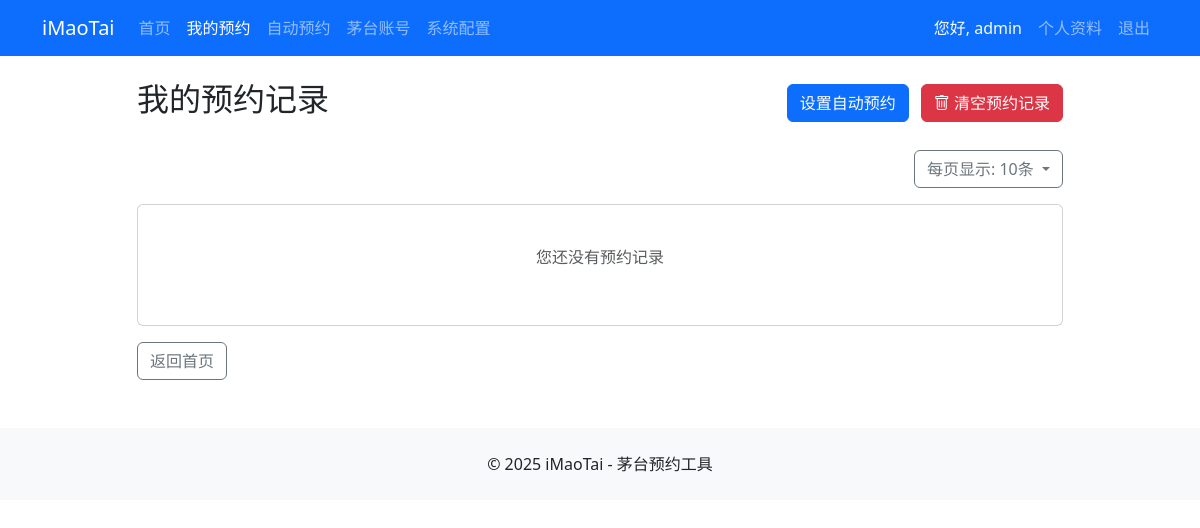
Before: /reservations (signed in) with the older database file.
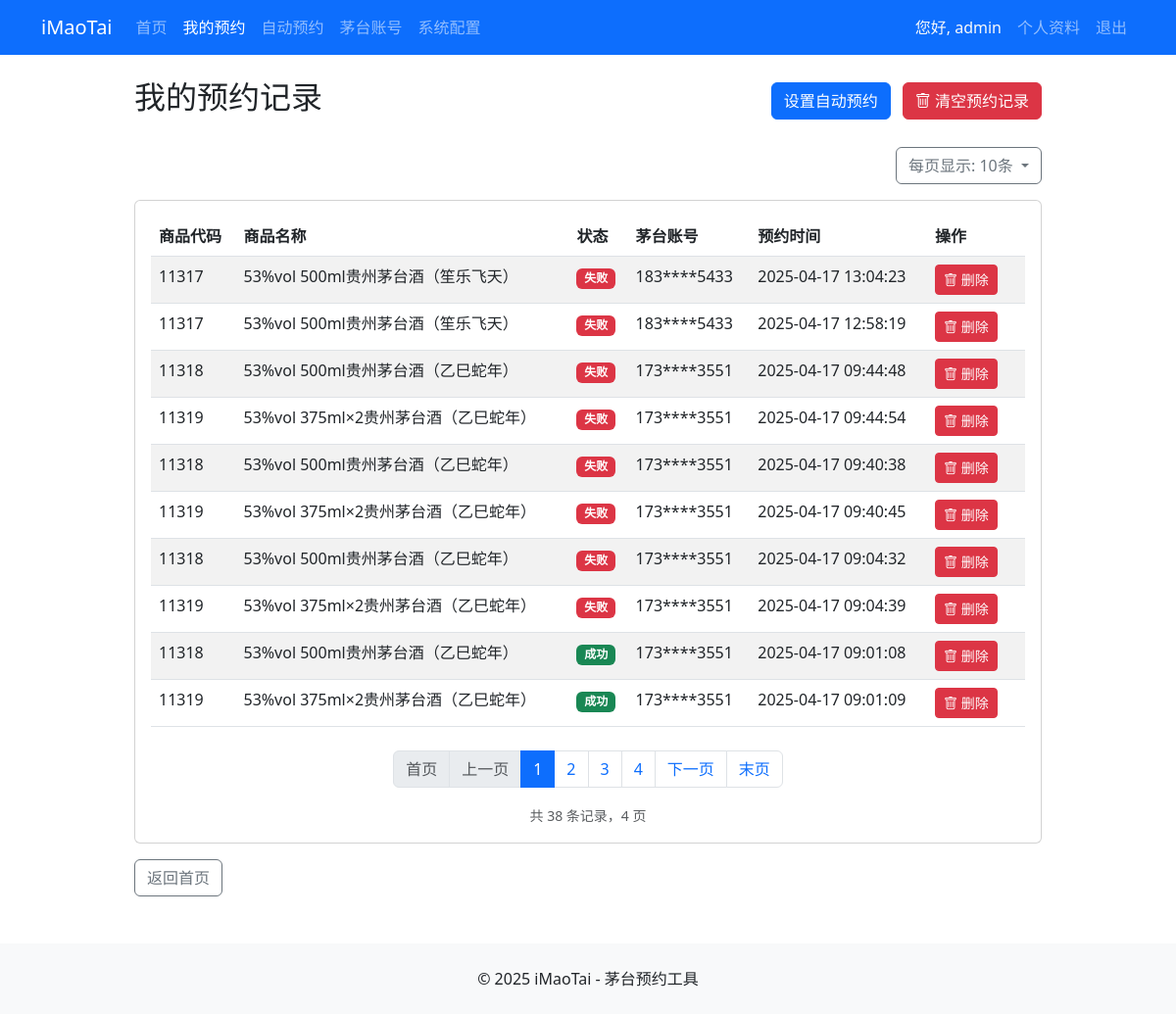
After: the same page with the newer database file.
### app.py (models this page shows)
class Reservation(db.Model):
    id = db.Column(db.Integer, primary_key=True)
    user_id = db.Column(db.Integer, db.ForeignKey('user.id'), nullable=False)
    item_code = db.Column(db.String(20), nullable=False)
    status = db.Column(db.String(20), nullable=False)
    create_time = db.Column(db.DateTime, default=datetime.datetime.now)
    reserve_time = db.Column(db.DateTime, nullable=True)
    mt_account_id = db.Column(db.Integer, db.ForeignKey('maotai_account.id'), nullable=True)
    mt_account = db.relationship('MaotaiAccount', backref='reservations', lazy=True)

class MaotaiAccount(db.Model):
    id = db.Column(db.Integer, primary_key=True)
    user_id = db.Column(db.Integer, db.ForeignKey('user.id'), nullable=False)
    mobile = db.Column(db.String(128), nullable=False)  # 加密后的手机号
    hidemobile = db.Column(db.String(20), nullable=False)  # 部分隐藏的手机号，用于显示
    province = db.Column(db.String(20), nullable=False)
    city = db.Column(db.String(20), nullable=False)
    lat = db.Column(db.String(20), nullable=False)
    lng = db.Column(db.String(20), nullable=False)
    token = db.Column(db.String(128), nullable=False)
    userid = db.Column(db.String(128), nullable=False)  # 加密后的userid
    enddate = db.Column(db.String(20), nullable=False)
    create_time = db.Column(db.DateTime, default=datetime.datetime.now)
    last_use = db.Column(db.DateTime, nullable=True)
    is_active = db.Column(db.Boolean, default=True)

### app.py (the view)
@app.route('/reservations')
@login_required
def reservations():
    page = request.args.get('page', 1, type=int)
    per_page = request.args.get('per_page', 10, type=int)
    if per_page not in [10, 20, 50, 100]:
        per_page = 10
    pagination = Reservation.query.filter_by(user_id=current_user.id).join(
        MaotaiAccount, Reservation.mt_account_id == MaotaiAccount.id, isouter=True
    ).order_by(
        Reservation.create_time.desc()
    ).paginate(page=page, per_page=per_page, error_out=False)
    user_reservations = pagination.items
    return render_template('reservations.html',
                        reservations=user_reservations,
                        pagination=pagination,
                        per_page=per_page)

### app.py (called while the page is built)
@login_manager.user_loader
def load_user(user_id):
    return User.query.get(int(user_id))

@app.context_processor
def inject_config():
    return dict(config=config)

### templates/reservations.html (shortened to what the changed rows need)
<!DOCTYPE html>
<html lang="zh-CN">
<head>
    <link rel="stylesheet" href="https://cdn.jsdelivr.net/npm/bootstrap@5.3.0/dist/css/bootstrap.min.css">
    <link rel="stylesheet" href="https://cdn.jsdelivr.net/npm/bootstrap-icons@1.10.0/font/bootstrap-icons.css">
</head>
<body>
    <div class="container mt-4">
        <div class="row">
            <div class="col-md-10 offset-md-1">
                <div class="d-flex justify-content-between align-items-center mb-4">
                    <h2>我的预约记录</h2>
                </div>
                <div class="card">
                    <div class="card-body">
                        {% if reservations %}
                        <table class="table table-striped">
                            <thead>
                                <tr>
                                    <th>商品代码</th>
                                    <th>商品名称</th>
                                    <th>状态</th>
                                    <th>茅台账号</th>
                                    <th>预约时间</th>
                                    {% if current_user.username == 'admin' or current_user.id == 1 %}
                                    <th width="100">操作</th>
                                    {% endif %}
                                </tr>
                            </thead>
                            <tbody>
                                {% for reservation in reservations %}
                                <tr>
                                    <td>
                                        {{ reservation.item_code }}
                                    </td>
                                    <td>
                                        {% if reservation.item_code in config.ITEM_CONFIG %}
                                            {{ config.ITEM_CONFIG[reservation.item_code]['name'] }}
                                        {% elif reservation.item_code in config.ITEM_MAP %}
                                            {{ config.ITEM_MAP[reservation.item_code] }}
                                        {% else %}
                                            未知商品
                                        {% endif %}
                                    </td>
                                    <td>
                                        <span class="badge {% if reservation.status == '成功' %}bg-success{% elif reservation.status == '失败' %}bg-danger{% else %}bg-warning{% endif %}">
                                            {{ reservation.status }}
                                        </span>
                                    </td>
                                    <td>
                                        {% if reservation.mt_account %}
                                            {{ reservation.mt_account.hidemobile }}
                                        {% else %}
                                            未知账号
                                        {% endif %}
                                    </td>
                                    <td>{{ reservation.reserve_time.strftime('%Y-%m-%d %H:%M:%S') if reservation.reserve_time else "未预约" }}</td>
                                    {% if current_user.username == 'admin' or current_user.id == 1 %}
                                    <td>
                                        <button type="button" class="btn btn-sm btn-danger" data-bs-toggle="modal" data-bs-target="#deleteModal{{ reservation.id }}">
                                            <i class="bi bi-trash"></i> 删除
                                        </button>
                                    </td>
                                    {% endif %}
                                </tr>
                                {% endfor %}
                            </tbody>
                        </table>
                        {% if pagination.pages > 1 %}
                        <nav aria-label="预约记录分页">
                            <ul class="pagination justify-content-center mt-4">
                                <li class="page-item {% if pagination.page == 1 %}disabled{% endif %}">
                                    <a class="page-link" href="{{ url_for('reservations', page=1, per_page=per_page) }}" tabindex="-1" aria-disabled="true">首页</a>
                                </li>
                                <li class="page-item {% if not pagination.has_prev %}disabled{% endif %}">
                                    <a class="page-link" href="{{ url_for('reservations', page=pagination.prev_num, per_page=per_page) if pagination.has_prev else '#' }}" tabindex="-1" aria-disabled="true">上一页</a>
                                </li>
                                {% for page_num in pagination.iter_pages(left_edge=1, left_current=2, right_current=2, right_edge=1) %}
                                    {% if page_num %}
                                        <li class="page-item {% if page_num == pagination.page %}active{% endif %}">
                                            <a class="page-link" href="{{ url_for('reservations', page=page_num, per_page=per_page) }}">{{ page_num }}</a>
                                        </li>
                                    {% else %}
                                        <li class="page-item disabled">
                                            <span class="page-link">...</span>
                                        </li>
                                    {% endif %}
                                {% endfor %}
                                <li class="page-item {% if not pagination.has_next %}disabled{% endif %}">
                                    <a class="page-link" href="{{ url_for('reservations', page=pagination.next_num, per_page=per_page) if pagination.has_next else '#' }}">下一页</a>
                                </li>
                                <li class="page-item {% if pagination.page == pagination.pages %}disabled{% endif %}">
                                    <a class="page-link" href="{{ url_for('reservations', page=pagination.pages, per_page=per_page) }}">末页</a>
                                </li>
                            </ul>
                        </nav>
                        <div class="text-center">
                            <small class="text-muted">共 {{ pagination.total }} 条记录，{{ pagination.pages }} 页</small>
                        </div>
                        {% endif %}
                        {% else %}
                        <div class="text-center py-4">
                            <p class="text-muted">您还没有预约记录</p>
                        </div>
                        {% endif %}
                    </div>
                </div>
            </div>
        </div>
    </div>
</body>
</html>

Changed rows visible on the page:
added Reservation: item_code "11317", item_code "53%vol 500ml贵州茅台酒（笙乐飞天）", status "失败", mt_account.hidemobile "183****5433", reserve_time "2025-04-17 13:04:23"
added Reservation: item_code "11317", item_code "53%vol 500ml贵州茅台酒（笙乐飞天）", status "失败", mt_account.hidemobile "183****5433", reserve_time "2025-04-17 12:58:19"
added Reservation: item_code "11318", item_code "53%vol 500ml贵州茅台酒（乙巳蛇年）", status "失败", mt_account.hidemobile "173****3551", reserve_time "2025-04-17 09:44:48"
added Reservation: item_code "11319", item_code "53%vol 375ml×2贵州茅台酒（乙巳蛇年）", status "失败", mt_account.hidemobile "173****3551", reserve_time "2025-04-17 09:44:54"
added Reservation: item_code "11318", item_code "53%vol 500ml贵州茅台酒（乙巳蛇年）", status "失败", mt_account.hidemobile "173****3551", reserve_time "2025-04-17 09:40:38"
added Reservation: item_code "11319", item_code "53%vol 375ml×2贵州茅台酒（乙巳蛇年）", status "失败", mt_account.hidemobile "173****3551", reserve_time "2025-04-17 09:40:45"
added Reservation: item_code "11318", item_code "53%vol 500ml贵州茅台酒（乙巳蛇年）", status "失败", mt_account.hidemobile "173****3551", reserve_time "2025-04-17 09:04:32"
added Reservation: item_code "11319", item_code "53%vol 375ml×2贵州茅台酒（乙巳蛇年）", status "失败", mt_account.hidemobile "173****3551", reserve_time "2025-04-17 09:04:39"
added Reservation: item_code "11318", item_code "53%vol 500ml贵州茅台酒（乙巳蛇年）", status "成功", mt_account.hidemobile "173****3551", reserve_time "2025-04-17 09:01:08"
added Reservation: item_code "11319", item_code "53%vol 375ml×2贵州茅台酒（乙巳蛇年）", status "成功", mt_account.hidemobile "173****3551", reserve_time "2025-04-17 09:01:09"
Other visible differences:
{{ pagination.total }}: (not shown) → "38"
{{ pagination.pages }}: (not shown) → "4"
text no longer shown: "您还没有预约记录"
text now shown: "商品代码 商品名称 状态 茅台账号 预约时间 操作 首页 上一页 下一页 末页 共 条记录， 页"
new list line: "1"
new list line: "2"
new list line: "3"
new list line: "4"
